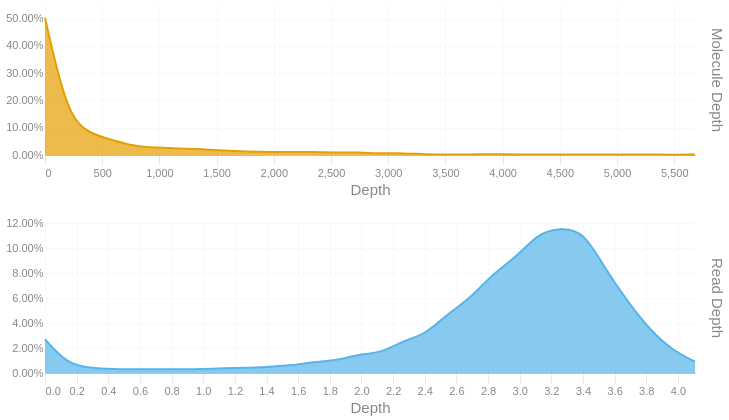

The code cell stored with this chart in its notebook:
### Code cell
readdep = depth_hist(tb['Read Depth'], q99, 3)
readdep = readdep.with_columns(pl.lit('Read Depth').alias('Metric'))
if not SKIPLR:
    moldep = depth_hist(tb['Molecule Depth'], mol_q99, 1)
    moldep = moldep.with_columns(pl.lit('Molecule Depth').alias('Metric'))
    _hist = pl.concat([readdep, moldep])
    _hist = _hist.filter(pl.col('Proportion') != 0)
    with SafeRender(_hist):
        (
            alt.Chart(_hist)        
            .mark_area(interpolate = "basis")
            .encode(
                x=alt.X('Bin:Q').scale(domainMin=0).axis(alt.Axis(title='Depth')),
                y = alt.Y('Proportion:Q', title = None).axis(format = '.2%'),
                color = alt.Color('Metric:N').legend(None),
                row = alt.Row("Metric:N").header(title = None, labelOrient = 'right'),
                tooltip = [
                    alt.Tooltip("Metric:N", title = "Metric"),
                    alt.Tooltip('Interval:N', title = "Depth Interval"),
                    alt.Tooltip('Proportion:Q', title = "% Alignments").format('.2%')
                ]
            )
            .resolve_scale(x='independent', y='independent')
            .properties(
                height = 150, width = 650,
                usermeta={'embedOptions': {'downloadFileName': f'{samplename}.depth.hist'}}
            )
        ).display()
else:
    readdep = readdep.filter(pl.col('Proportion') != 0)
    with SafeRender(readdep):
        (
            alt.Chart(readdep)        
            .mark_area(interpolate = "basis")
            .encode(
                x=alt.X('Bin:Q').scale(domainMin=0).axis(alt.Axis(title='Depth')),
                y = alt.Y('Proportion:Q', title = None).axis(format = '.2%'),
                tooltip = [
                    alt.Tooltip('Interval:N', title = "Depth Interval"),
                    alt.Tooltip('Proportion:Q', title = "% Alignments").format('.2%')
                ]
            )
            .properties(
                usermeta={'embedOptions': {'downloadFileName': f'{samplename}.depth.hist'}}
            )
        ).display()

### Figure 1 — Vega-Lite specification as saved in the notebook (floating-point values rounded to 4 significant figures)
{"width": 650, "height": 150, "config": {"title": {"anchor": "start", "dy": -15, "fontSize": 18, "color": "#888888", "subtitleColor": "#888888", "subtitleFontSize": 14}, "arc": {"fill": "#0072B2"}, "axis": {"domainColor": "#888888", "domainWidth": 0.5, "gridWidth": 0.2, "grid": false, "titleFontWeight": 400, "titleFontSize": 15, "labelFontSize": 11, "labelColor": "#888888", "tickColor": "#888888", "tickWidth": 0.2, "titleColor": "#888888"}, "axisBand": {"grid": false}, "axisX": {"grid": true, "tickSize": 10, "domainCap": "round"}, "axisY": {"domain": false, "grid": true, "tickSize": 0, "domainCap": "round"}, "background": "transparent", "header": {"labelFontSize": 15, "labelColor": "#888888", "titleFontSize": 15, "titleFontWeight": 600, "titleColor": "#888888"}, "legend": {"labelFont": "sans-serif", "labelFontSize": 12, "labelColor": "#888888", "symbolSize": 100, "symbolType": "circle", "titleFontSize": 12, "titlePadding": 10, "titleColor": "#888888", "title": null}, "range": {"category": ["#E69F00", "#56B4E9", "#009E73", "#F0E442", "#0072B2", "#D55E00", "#CC79A7", "#000000"], "diverging": ["#cfe8f3", "#a2d4ec", "#73bfe2", "#46abdb", "#1696d2", "#12719e"]}, "area": {"fill": "#0072B2", "fillOpacity": 0.7, "line": true, "strokeOpacity": 0.7}, "line": {"color": "#0072B2", "stroke": "#0072B2", "strokeWidth": 2}, "trail": {"color": "#0072B2", "stroke": "#0072B2", "strokeWidth": 0, "size": 1}, "point": {"filled": true, "fillOpacity": 1.0, "size": 95}, "text": {"color": "#888888", "fontSize": 11, "align": "right", "fontWeight": 400, "size": 11}, "bar": {"fill": "#0072B2", "stroke": null}, "view": {"stroke": null, "continuousWidth": 660, "continuousHeight": 400}}, "data": {"name": "data-5a90a3e5522d1a5083e0a9c02369c21d"}, "mark": {"type": "area", "interpolate": "basis"}, "encoding": {"color": {"field": "Metric", "legend": null, "type": "nominal"}, "row": {"field": "Metric", "header": {"title": null, "labelOrient": "right"}, "type": "nominal"}, "tooltip": [{"field": "Metric", "title": "Metric", "type": "nominal"}, {"field": "Interval", "title": "Depth Interval", "type": "nominal"}, {"field": "Proportion", "format": ".2%", "title": "% Alignments", "type": "quantitative"}], "x": {"axis": {"title": "Depth"}, "field": "Bin", "scale": {"domainMin": 0}, "type": "quantitative"}, "y": {"axis": {"format": ".2%"}, "field": "Proportion", "title": null, "type": "quantitative"}}, "resolve": {"scale": {"x": "independent", "y": "independent"}}, "usermeta": {"embedOptions": {"downloadFileName": "S1_Annapolis_27.depth.hist"}}, "$schema": "https://vega.github.io/schema/vega-lite/v6.1.0.json", "datasets": {"data-5a90a3e5522d1a5083e0a9c02369c21d": [{"Bin": 0.0, "Interval": "0.0-0.142", "Proportion": 0.027, "Metric": "Read Depth"}, {"Bin": 0.142, "Interval": "0.142-0.283", "Proportion": 0.007, "Metric": "Read Depth"}, {"Bin": 0.283, "Interval": "0.283-0.425", "Proportion": 0.004, "Metric": "Read Depth"}, {"Bin": 0.425, "Interval": "0.425-0.567", "Proportion": 0.003, "Metric": "Read Depth"}, {"Bin": 0.567, "Interval": "0.567-0.708", "Proportion": 0.003, "Metric": "Read Depth"}, {"Bin": 0.708, "Interval": "0.708-0.85", "Proportion": 0.003, "Metric": "Read Depth"}, {"Bin": 0.85, "Interval": "0.85-0.992", "Proportion": 0.003, "Metric": "Read Depth"}, {"Bin": 0.992, "Interval": "0.992-1.133", "Proportion": 0.003, "Metric": "Read Depth"}, {"Bin": 1.133, "Interval": "1.133-1.275", "Proportion": 0.004, "Metric": "Read Depth"}, {"Bin": 1.275, "Interval": "1.275-1.417", "Proportion": 0.004, "Metric": "Read Depth"}, {"Bin": 1.417, "Interval": "1.417-1.558", "Proportion": 0.005, "Metric": "Read Depth"}, {"Bin": 1.558, "Interval": "1.558-1.7", "Proportion": 0.006, "Metric": "Read Depth"}, {"Bin": 1.7, "Interval": "1.7-1.842", "Proportion": 0.009, "Metric": "Read Depth"}, {"Bin": 1.842, "Interval": "1.842-1.983", "Proportion": 0.01, "Metric": "Read Depth"}, {"Bin": 1.983, "Interval": "1.983-2.125", "Proportion": 0.015, "Metric": "Read Depth"}, {"Bin": 2.125, "Interval": "2.125-2.267", "Proportion": 0.016, "Metric": "Read Depth"}, {"Bin": 2.267, "Interval": "2.267-2.408", "Proportion": 0.026, "Metric": "Read Depth"}, {"Bin": 2.408, "Interval": "2.408-2.55", "Proportion": 0.031, "Metric": "Read Depth"}, {"Bin": 2.55, "Interval": "2.55-2.692", "Proportion": 0.048, "Metric": "Read Depth"}, {"Bin": 2.692, "Interval": "2.692-2.833", "Proportion": 0.06, "Metric": "Read Depth"}, {"Bin": 2.833, "Interval": "2.833-2.975", "Proportion": 0.08, "Metric": "Read Depth"}, {"Bin": 2.975, "Interval": "2.975-3.117", "Proportion": 0.092, "Metric": "Read Depth"}, {"Bin": 3.117, "Interval": "3.117-3.258", "Proportion": 0.112, "Metric": "Read Depth"}, {"Bin": 3.258, "Interval": "3.258-3.4", "Proportion": 0.116, "Metric": "Read Depth"}, {"Bin": 3.4, "Interval": "3.4-3.542", "Proportion": 0.114, "Metric": "Read Depth"}, {"Bin": 3.542, "Interval": "3.542-3.683", "Proportion": 0.083, "Metric": "Read Depth"}, {"Bin": 3.683, "Interval": "3.683-3.825", "Proportion": 0.057, "Metric": "Read Depth"}, {"Bin": 3.825, "Interval": "3.825-3.967", "Proportion": 0.034, "Metric": "Read Depth"}, {"Bin": 3.967, "Interval": "3.967-4.108", "Proportion": 0.018, "Metric": "Read Depth"}, {"Bin": 4.108, "Interval": "4.108-4.25", "Proportion": 0.009, "Metric": "Read Depth"}, {"Bin": 0.0, "Interval": "0.0-195.9", "Proportion": 0.503, "Metric": "Molecule Depth"}, {"Bin": 195.9, "Interval": "195.9-391.8", "Proportion": 0.142, "Metric": "Molecule Depth"}, {"Bin": 391.8, "Interval": "391.8-587.7", "Proportion": 0.077, "Metric": "Molecule Depth"}, {"Bin": 587.7, "Interval": "587.7-783.7", "Proportion": 0.056, "Metric": "Molecule Depth"}, {"Bin": 783.7, "Interval": "783.7-979.6", "Proportion": 0.031, "Metric": "Molecule Depth"}, {"Bin": 979.6, "Interval": "979.6-1175.5", "Proportion": 0.027, "Metric": "Molecule Depth"}, {"Bin": 1176.0, "Interval": "1175.5-1371.4", "Proportion": 0.024, "Metric": "Molecule Depth"}, {"Bin": 1371.0, "Interval": "1371.4-1567.3", "Proportion": 0.021, "Metric": "Molecule Depth"}, {"Bin": 1567.0, "Interval": "1567.3-1763.2", "Proportion": 0.016, "Metric": "Molecule Depth"}, {"Bin": 1763.0, "Interval": "1763.2-1959.1", "Proportion": 0.013, "Metric": "Molecule Depth"}, {"Bin": 1959.0, "Interval": "1959.1-2155.1", "Proportion": 0.011, "Metric": "Molecule Depth"}, {"Bin": 2155.0, "Interval": "2155.1-2351.0", "Proportion": 0.011, "Metric": "Molecule Depth"}, {"Bin": 2351.0, "Interval": "2351.0-2546.9", "Proportion": 0.011, "Metric": "Molecule Depth"}, {"Bin": 2547.0, "Interval": "2546.9-2742.8", "Proportion": 0.009, "Metric": "Molecule Depth"}, {"Bin": 2743.0, "Interval": "2742.8-2938.7", "Proportion": 0.01, "Metric": "Molecule Depth"}, {"Bin": 2939.0, "Interval": "2938.7-3134.6", "Proportion": 0.005, "Metric": "Molecule Depth"}, {"Bin": 3135.0, "Interval": "3134.6-3330.5", "Proportion": 0.007, "Metric": "Molecule Depth"}, {"Bin": 3330.0, "Interval": "3330.5-3526.5", "Proportion": 0.002, "Metric": "Molecule Depth"}, {"Bin": 3526.0, "Interval": "3526.5-3722.4", "Proportion": 0.002, "Metric": "Molecule Depth"}, {"Bin": 3722.0, "Interval": "3722.4-3918.3", "Proportion": 0.002, "Metric": "Molecule Depth"}, {"Bin": 3918.0, "Interval": "3918.3-4114.2", "Proportion": 0.003, "Metric": "Molecule Depth"}, {"Bin": 4114.0, "Interval": "4114.2-4310.1", "Proportion": 0.002, "Metric": "Molecule Depth"}, {"Bin": 4310.0, "Interval": "4310.1-4506.0", "Proportion": 0.002, "Metric": "Molecule Depth"}, {"Bin": 4506.0, "Interval": "4506.0-4702.0", "Proportion": 0.002, "Metric": "Molecule Depth"}, {"Bin": 4702.0, "Interval": "4702.0-4897.9", "Proportion": 0.002, "Metric": "Molecule Depth"}, {"Bin": 4898.0, "Interval": "4897.9-5093.8", "Proportion": 0.002, "Metric": "Molecule Depth"}, {"Bin": 5094.0, "Interval": "5093.8-5289.7", "Proportion": 0.002, "Metric": "Molecule Depth"}, {"Bin": 5290.0, "Interval": "5289.7-5485.6", "Proportion": 0.002, "Metric": "Molecule Depth"}, {"Bin": 5486.0, "Interval": "5485.6-5681.5", "Proportion": 0.001, "Metric": "Molecule Depth"}, {"Bin": 5682.0, "Interval": "5681.5-5877.44", "Proportion": 0.002, "Metric": "Molecule Depth"}]}}
